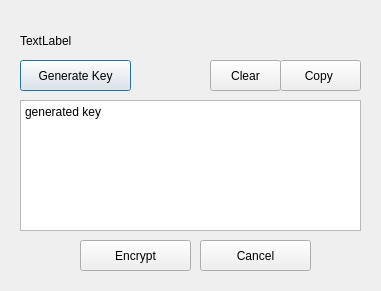
<?xml version="1.0" encoding="UTF-8"?>
<ui version="4.0">
 <class>Dialog</class>
 <widget class="QDialog" name="Dialog">
  <property name="geometry">
   <rect>
    <x>0</x>
    <y>0</y>
    <width>381</width>
    <height>291</height>
   </rect>
  </property>
  <property name="windowTitle">
   <string>Dialog</string>
  </property>
  <widget class="QPushButton" name="pushButton">
   <property name="geometry">
    <rect>
     <x>20</x>
     <y>60</y>
     <width>111</width>
     <height>31</height>
    </rect>
   </property>
   <property name="text">
    <string>Generate Key</string>
   </property>
  </widget>
  <widget class="QPlainTextEdit" name="plainTextEdit_2">
   <property name="geometry">
    <rect>
     <x>20</x>
     <y>100</y>
     <width>341</width>
     <height>131</height>
    </rect>
   </property>
   <property name="plainText">
    <string>generated key</string>
   </property>
  </widget>
  <widget class="QPushButton" name="pushButton_2">
   <property name="geometry">
    <rect>
     <x>280</x>
     <y>60</y>
     <width>81</width>
     <height>31</height>
    </rect>
   </property>
   <property name="text">
    <string>Copy </string>
   </property>
  </widget>
  <widget class="QPushButton" name="pushButton_3">
   <property name="geometry">
    <rect>
     <x>210</x>
     <y>60</y>
     <width>71</width>
     <height>31</height>
    </rect>
   </property>
   <property name="text">
    <string>Clear</string>
   </property>
  </widget>
  <widget class="QPushButton" name="pushButton_4">
   <property name="geometry">
    <rect>
     <x>80</x>
     <y>240</y>
     <width>111</width>
     <height>31</height>
    </rect>
   </property>
   <property name="text">
    <string>Encrypt</string>
   </property>
  </widget>
  <widget class="QPushButton" name="pushButton_5">
   <property name="geometry">
    <rect>
     <x>200</x>
     <y>240</y>
     <width>111</width>
     <height>31</height>
    </rect>
   </property>
   <property name="text">
    <string>Cancel</string>
   </property>
  </widget>
  <widget class="QLabel" name="label">
   <property name="geometry">
    <rect>
     <x>20</x>
     <y>30</y>
     <width>51</width>
     <height>21</height>
    </rect>
   </property>
   <property name="text">
    <string>TextLabel</string>
   </property>
  </widget>
 </widget>
 <resources/>
 <connections/>
</ui>
